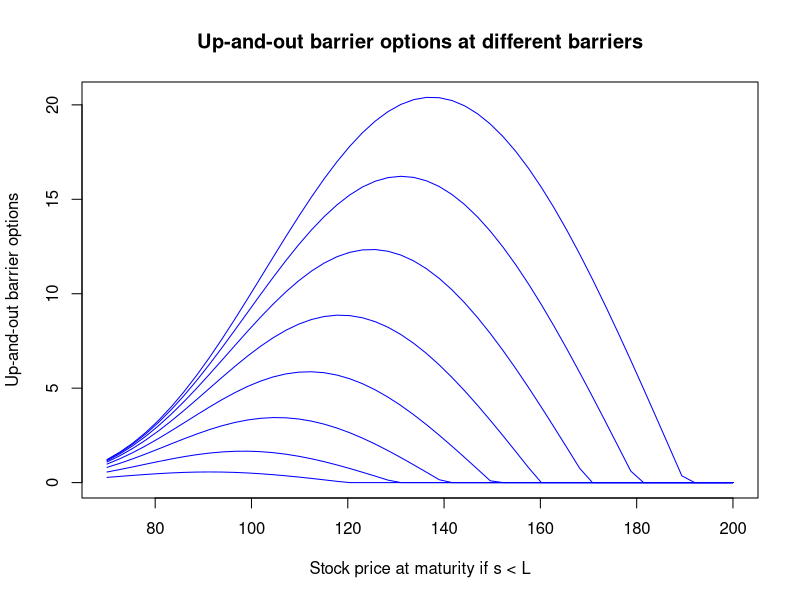

The R script that drew this image:
# Parameter Estimates
r <- 0.02
sigma <- 0.4
K <- 100
T <- 0.5
s <- seq(from = 70, to = 200, length.out = 50)

# Pricing functions
payoff.call <- function(s, K){
  return(max(s - K, 0))
}

price.call <- function(s, t, K){
  d1 <- (log(s/K) + (r + (1/2)*sigma^2)*(T-t)) / (sigma*sqrt(T-t))
  d2 <- d1 - sigma*sqrt(T - t)
  return(s*pnorm(d1) - K*exp(-r*(T - t))*pnorm(d2))
}

price.cash.or.nothing.call <- function(s, t, K){
  d2 <- (log(s/K) + (r - (1/2)*sigma^2)*(T - t)) / (sigma*sqrt(T-t))
  return(exp(-r*(T - t))*pnorm(d2))
}

price.up.and.out <- function(s, t, L){
  if (s >= L){
    price <- 0
  } else {
    const <- (L/s)^(2*(r - 1/2*sigma^2)/sigma^2)
    if (L > K){
      price <- price.call(s, t, K) - price.call(s, t, L) - (L - K)*price.cash.or.nothing.call(s, t, L)
      price <- price - const*(price.call(L^2/s, t, K) - price.call(L^2/s, t, L) - (L - K)*price.cash.or.nothing.call(L^2/s, t, L))
    } else {
      price <- price.call(s, t, K) - const*price.call(L^2/s, t, K)
    }
  }
  return(price)
}

# Graph
# Investigate how price of barrier option changes over different barrier, L.
price.cal.up.and.out <- sapply(s, price.up.and.out, t = 0, L = 190)

plot(s, price.cal.up.and.out, type = 'l', col = 'blue',
     ylab = 'Up-and-out barrier options',
     xlab = 'Stock price at maturity if s < L',
     main = 'Up-and-out barrier options at different barriers')
for (L in seq(120, 180, 10)){
  price.cal.up.and.out <- sapply(s, price.up.and.out, t = 0, L = L)
  lines(s, price.cal.up.and.out, type = 'l', col = 'blue')
}


